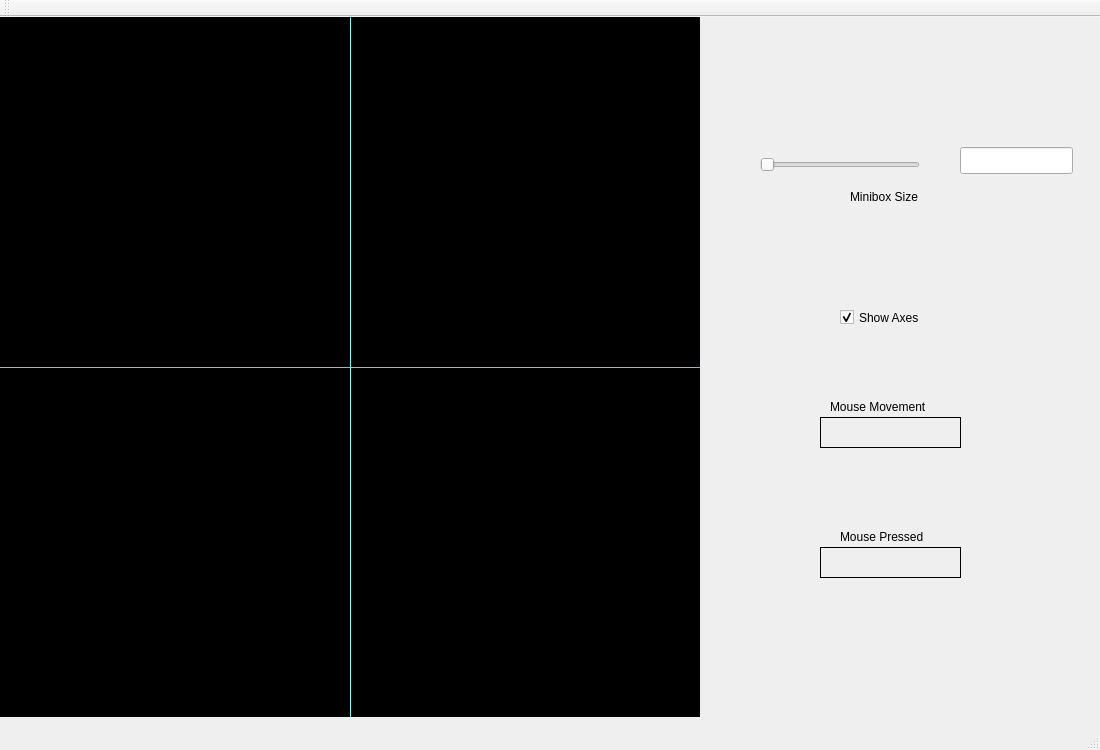
<?xml version="1.0" encoding="UTF-8"?>
<ui version="4.0">
 <class>MainWindow</class>
 <widget class="QMainWindow" name="MainWindow">
  <property name="geometry">
   <rect>
    <x>0</x>
    <y>0</y>
    <width>1100</width>
    <height>750</height>
   </rect>
  </property>
  <property name="windowTitle">
   <string>MainWindow</string>
  </property>
  <widget class="QWidget" name="centralWidget">
   <widget class="my_label" name="frame">
    <property name="geometry">
     <rect>
      <x>0</x>
      <y>0</y>
      <width>700</width>
      <height>700</height>
     </rect>
    </property>
    <property name="sizePolicy">
     <sizepolicy hsizetype="Preferred" vsizetype="Preferred">
      <horstretch>0</horstretch>
      <verstretch>0</verstretch>
     </sizepolicy>
    </property>
    <property name="mouseTracking">
     <bool>true</bool>
    </property>
    <property name="styleSheet">
     <string notr="true">background-color: rgb(0, 0, 0);</string>
    </property>
    <property name="frameShape">
     <enum>QFrame::Box</enum>
    </property>
    <property name="text">
     <string/>
    </property>
   </widget>
   <widget class="QLabel" name="mouse_movement">
    <property name="geometry">
     <rect>
      <x>820</x>
      <y>400</y>
      <width>141</width>
      <height>31</height>
     </rect>
    </property>
    <property name="frameShape">
     <enum>QFrame::Panel</enum>
    </property>
    <property name="text">
     <string/>
    </property>
   </widget>
   <widget class="QLabel" name="label_3">
    <property name="geometry">
     <rect>
      <x>830</x>
      <y>380</y>
      <width>121</width>
      <height>20</height>
     </rect>
    </property>
    <property name="text">
     <string>Mouse Movement</string>
    </property>
   </widget>
   <widget class="QLabel" name="mouse_pressed">
    <property name="geometry">
     <rect>
      <x>820</x>
      <y>530</y>
      <width>141</width>
      <height>31</height>
     </rect>
    </property>
    <property name="frameShape">
     <enum>QFrame::Panel</enum>
    </property>
    <property name="text">
     <string/>
    </property>
   </widget>
   <widget class="QLabel" name="label_5">
    <property name="geometry">
     <rect>
      <x>840</x>
      <y>510</y>
      <width>111</width>
      <height>20</height>
     </rect>
    </property>
    <property name="text">
     <string>Mouse Pressed</string>
    </property>
   </widget>
   <widget class="Line" name="x_axis">
    <property name="geometry">
     <rect>
      <x>0</x>
      <y>350</y>
      <width>700</width>
      <height>1</height>
     </rect>
    </property>
    <property name="styleSheet">
     <string notr="true">background-color: rgb(255, 85, 255);</string>
    </property>
    <property name="orientation">
     <enum>Qt::Horizontal</enum>
    </property>
   </widget>
   <widget class="Line" name="y_axis">
    <property name="geometry">
     <rect>
      <x>350</x>
      <y>0</y>
      <width>1</width>
      <height>700</height>
     </rect>
    </property>
    <property name="styleSheet">
     <string notr="true">
background-color: rgb(85, 255, 255);</string>
    </property>
    <property name="orientation">
     <enum>Qt::Vertical</enum>
    </property>
   </widget>
   <widget class="QCheckBox" name="show_axes">
    <property name="geometry">
     <rect>
      <x>840</x>
      <y>290</y>
      <width>101</width>
      <height>21</height>
     </rect>
    </property>
    <property name="text">
     <string>Show Axes</string>
    </property>
    <property name="checked">
     <bool>true</bool>
    </property>
   </widget>
   <widget class="QSlider" name="horizontalSlider">
    <property name="geometry">
     <rect>
      <x>760</x>
      <y>140</y>
      <width>160</width>
      <height>16</height>
     </rect>
    </property>
    <property name="minimum">
     <number>10</number>
    </property>
    <property name="maximum">
     <number>50</number>
    </property>
    <property name="orientation">
     <enum>Qt::Horizontal</enum>
    </property>
   </widget>
   <widget class="QLabel" name="label_4">
    <property name="geometry">
     <rect>
      <x>850</x>
      <y>170</y>
      <width>91</width>
      <height>20</height>
     </rect>
    </property>
    <property name="text">
     <string>Minibox Size</string>
    </property>
   </widget>
   <widget class="QLineEdit" name="lineEdit">
    <property name="geometry">
     <rect>
      <x>960</x>
      <y>130</y>
      <width>113</width>
      <height>27</height>
     </rect>
    </property>
   </widget>
  </widget>
  <widget class="QMenuBar" name="menuBar">
   <property name="geometry">
    <rect>
     <x>0</x>
     <y>0</y>
     <width>1100</width>
     <height>24</height>
    </rect>
   </property>
  </widget>
  <widget class="QToolBar" name="mainToolBar">
   <attribute name="toolBarArea">
    <enum>TopToolBarArea</enum>
   </attribute>
   <attribute name="toolBarBreak">
    <bool>false</bool>
   </attribute>
  </widget>
  <widget class="QStatusBar" name="statusBar"/>
 </widget>
 <layoutdefault spacing="6" margin="11"/>
 <customwidgets>
  <customwidget>
   <class>my_label</class>
   <extends>QLabel</extends>
   <header location="global">my_label.h</header>
  </customwidget>
 </customwidgets>
 <resources/>
 <connections/>
</ui>
